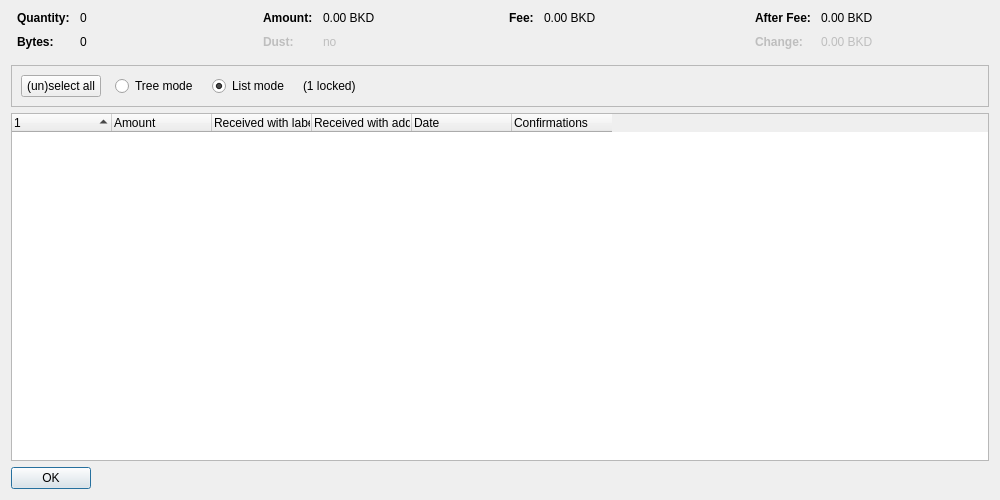
<?xml version="1.0" encoding="UTF-8"?>
<ui version="4.0">
 <class>CoinControlDialog</class>
 <widget class="QDialog" name="CoinControlDialog">
  <property name="geometry">
   <rect>
    <x>0</x>
    <y>0</y>
    <width>1000</width>
    <height>500</height>
   </rect>
  </property>
  <property name="windowTitle">
   <string>Coin Selection</string>
  </property>
  <layout class="QVBoxLayout" name="verticalLayout">
   <item>
    <layout class="QHBoxLayout" name="horizontalLayoutTop" stretch="0,0,0,0">
     <property name="topMargin">
      <number>0</number>
     </property>
     <property name="bottomMargin">
      <number>10</number>
     </property>
     <item>
      <layout class="QFormLayout" name="formLayoutCoinControl1">
       <property name="horizontalSpacing">
        <number>10</number>
       </property>
       <property name="verticalSpacing">
        <number>10</number>
       </property>
       <property name="leftMargin">
        <number>6</number>
       </property>
       <property name="rightMargin">
        <number>6</number>
       </property>
       <item row="0" column="0">
        <widget class="QLabel" name="labelCoinControlQuantityText">
         <property name="font">
          <font>
           <weight>75</weight>
           <bold>true</bold>
          </font>
         </property>
         <property name="text">
          <string>Quantity:</string>
         </property>
        </widget>
       </item>
       <item row="0" column="1">
        <widget class="QLabel" name="labelCoinControlQuantity">
         <property name="cursor">
          <cursorShape>IBeamCursor</cursorShape>
         </property>
         <property name="contextMenuPolicy">
          <enum>Qt::ActionsContextMenu</enum>
         </property>
         <property name="text">
          <string notr="true">0</string>
         </property>
         <property name="textInteractionFlags">
          <set>Qt::LinksAccessibleByMouse|Qt::TextSelectableByKeyboard|Qt::TextSelectableByMouse</set>
         </property>
        </widget>
       </item>
       <item row="1" column="0">
        <widget class="QLabel" name="labelCoinControlBytesText">
         <property name="font">
          <font>
           <weight>75</weight>
           <bold>true</bold>
          </font>
         </property>
         <property name="text">
          <string>Bytes:</string>
         </property>
        </widget>
       </item>
       <item row="1" column="1">
        <widget class="QLabel" name="labelCoinControlBytes">
         <property name="cursor">
          <cursorShape>IBeamCursor</cursorShape>
         </property>
         <property name="contextMenuPolicy">
          <enum>Qt::ActionsContextMenu</enum>
         </property>
         <property name="text">
          <string notr="true">0</string>
         </property>
         <property name="textInteractionFlags">
          <set>Qt::LinksAccessibleByMouse|Qt::TextSelectableByKeyboard|Qt::TextSelectableByMouse</set>
         </property>
        </widget>
       </item>
      </layout>
     </item>
     <item>
      <layout class="QFormLayout" name="formLayoutCoinControl2">
       <property name="horizontalSpacing">
        <number>10</number>
       </property>
       <property name="verticalSpacing">
        <number>10</number>
       </property>
       <property name="leftMargin">
        <number>6</number>
       </property>
       <property name="rightMargin">
        <number>6</number>
       </property>
       <item row="0" column="0">
        <widget class="QLabel" name="labelCoinControlAmountText">
         <property name="font">
          <font>
           <weight>75</weight>
           <bold>true</bold>
          </font>
         </property>
         <property name="text">
          <string>Amount:</string>
         </property>
        </widget>
       </item>
       <item row="0" column="1">
        <widget class="QLabel" name="labelCoinControlAmount">
         <property name="cursor">
          <cursorShape>IBeamCursor</cursorShape>
         </property>
         <property name="contextMenuPolicy">
          <enum>Qt::ActionsContextMenu</enum>
         </property>
         <property name="text">
          <string notr="true">0.00 BKD</string>
         </property>
         <property name="textInteractionFlags">
          <set>Qt::LinksAccessibleByMouse|Qt::TextSelectableByKeyboard|Qt::TextSelectableByMouse</set>
         </property>
        </widget>
       </item>
       <item row="1" column="0">
        <widget class="QLabel" name="labelCoinControlLowOutputText">
         <property name="enabled">
          <bool>false</bool>
         </property>
         <property name="font">
          <font>
           <weight>75</weight>
           <bold>true</bold>
          </font>
         </property>
         <property name="text">
          <string>Dust:</string>
         </property>
        </widget>
       </item>
       <item row="1" column="1">
        <widget class="QLabel" name="labelCoinControlLowOutput">
         <property name="enabled">
          <bool>false</bool>
         </property>
         <property name="cursor">
          <cursorShape>IBeamCursor</cursorShape>
         </property>
         <property name="contextMenuPolicy">
          <enum>Qt::ActionsContextMenu</enum>
         </property>
         <property name="text">
          <string notr="true">no</string>
         </property>
         <property name="textInteractionFlags">
          <set>Qt::LinksAccessibleByMouse|Qt::TextSelectableByKeyboard|Qt::TextSelectableByMouse</set>
         </property>
        </widget>
       </item>
      </layout>
     </item>
     <item>
      <layout class="QFormLayout" name="formLayoutCoinControl3">
       <property name="horizontalSpacing">
        <number>10</number>
       </property>
       <property name="verticalSpacing">
        <number>10</number>
       </property>
       <property name="leftMargin">
        <number>6</number>
       </property>
       <property name="rightMargin">
        <number>6</number>
       </property>
       <item row="0" column="0">
        <widget class="QLabel" name="labelCoinControlFeeText">
         <property name="font">
          <font>
           <weight>75</weight>
           <bold>true</bold>
          </font>
         </property>
         <property name="text">
          <string>Fee:</string>
         </property>
        </widget>
       </item>
       <item row="0" column="1">
        <widget class="QLabel" name="labelCoinControlFee">
         <property name="cursor">
          <cursorShape>IBeamCursor</cursorShape>
         </property>
         <property name="contextMenuPolicy">
          <enum>Qt::ActionsContextMenu</enum>
         </property>
         <property name="text">
          <string notr="true">0.00 BKD</string>
         </property>
         <property name="textInteractionFlags">
          <set>Qt::LinksAccessibleByMouse|Qt::TextSelectableByKeyboard|Qt::TextSelectableByMouse</set>
         </property>
        </widget>
       </item>
      </layout>
     </item>
     <item>
      <layout class="QFormLayout" name="formLayoutCoinControl4">
       <property name="horizontalSpacing">
        <number>10</number>
       </property>
       <property name="verticalSpacing">
        <number>10</number>
       </property>
       <property name="leftMargin">
        <number>6</number>
       </property>
       <property name="rightMargin">
        <number>6</number>
       </property>
       <item row="0" column="0">
        <widget class="QLabel" name="labelCoinControlAfterFeeText">
         <property name="font">
          <font>
           <weight>75</weight>
           <bold>true</bold>
          </font>
         </property>
         <property name="text">
          <string>After Fee:</string>
         </property>
        </widget>
       </item>
       <item row="0" column="1">
        <widget class="QLabel" name="labelCoinControlAfterFee">
         <property name="cursor">
          <cursorShape>IBeamCursor</cursorShape>
         </property>
         <property name="contextMenuPolicy">
          <enum>Qt::ActionsContextMenu</enum>
         </property>
         <property name="text">
          <string notr="true">0.00 BKD</string>
         </property>
         <property name="textInteractionFlags">
          <set>Qt::LinksAccessibleByMouse|Qt::TextSelectableByKeyboard|Qt::TextSelectableByMouse</set>
         </property>
        </widget>
       </item>
       <item row="1" column="0">
        <widget class="QLabel" name="labelCoinControlChangeText">
         <property name="enabled">
          <bool>false</bool>
         </property>
         <property name="font">
          <font>
           <weight>75</weight>
           <bold>true</bold>
          </font>
         </property>
         <property name="text">
          <string>Change:</string>
         </property>
        </widget>
       </item>
       <item row="1" column="1">
        <widget class="QLabel" name="labelCoinControlChange">
         <property name="enabled">
          <bool>false</bool>
         </property>
         <property name="cursor">
          <cursorShape>IBeamCursor</cursorShape>
         </property>
         <property name="contextMenuPolicy">
          <enum>Qt::ActionsContextMenu</enum>
         </property>
         <property name="text">
          <string notr="true">0.00 BKD</string>
         </property>
         <property name="textInteractionFlags">
          <set>Qt::LinksAccessibleByMouse|Qt::TextSelectableByKeyboard|Qt::TextSelectableByMouse</set>
         </property>
        </widget>
       </item>
      </layout>
     </item>
    </layout>
   </item>
   <item>
    <widget class="QFrame" name="frame">
     <property name="minimumSize">
      <size>
       <width>0</width>
       <height>40</height>
      </size>
     </property>
     <property name="frameShape">
      <enum>QFrame::StyledPanel</enum>
     </property>
     <property name="frameShadow">
      <enum>QFrame::Sunken</enum>
     </property>
     <layout class="QHBoxLayout" name="horizontalLayout">
      <item>
       <layout class="QHBoxLayout" name="horizontalLayoutPanel" stretch="0,0,0,0,0">
        <property name="spacing">
         <number>14</number>
        </property>
        <item>
         <widget class="QPushButton" name="pushButtonSelectAll">
          <property name="sizePolicy">
           <sizepolicy hsizetype="Maximum" vsizetype="Fixed">
            <horstretch>0</horstretch>
            <verstretch>0</verstretch>
           </sizepolicy>
          </property>
          <property name="text">
           <string>(un)select all</string>
          </property>
          <property name="autoDefault">
           <bool>false</bool>
          </property>
         </widget>
        </item>
        <item>
         <widget class="QRadioButton" name="radioTreeMode">
          <property name="sizePolicy">
           <sizepolicy hsizetype="Maximum" vsizetype="Fixed">
            <horstretch>0</horstretch>
            <verstretch>0</verstretch>
           </sizepolicy>
          </property>
          <property name="text">
           <string>Tree mode</string>
          </property>
         </widget>
        </item>
        <item>
         <widget class="QRadioButton" name="radioListMode">
          <property name="sizePolicy">
           <sizepolicy hsizetype="Maximum" vsizetype="Fixed">
            <horstretch>0</horstretch>
            <verstretch>0</verstretch>
           </sizepolicy>
          </property>
          <property name="text">
           <string>List mode</string>
          </property>
          <property name="checked">
           <bool>true</bool>
          </property>
         </widget>
        </item>
        <item>
         <widget class="QLabel" name="labelLocked">
          <property name="text">
           <string notr="true">(1 locked)</string>
          </property>
         </widget>
        </item>
        <item>
         <spacer name="horizontalSpacer">
          <property name="orientation">
           <enum>Qt::Horizontal</enum>
          </property>
          <property name="sizeHint" stdset="0">
           <size>
            <width>40</width>
            <height>20</height>
           </size>
          </property>
         </spacer>
        </item>
       </layout>
      </item>
     </layout>
    </widget>
   </item>
   <item>
    <widget class="CoinControlTreeWidget" name="treeWidget">
     <property name="contextMenuPolicy">
      <enum>Qt::CustomContextMenu</enum>
     </property>
     <property name="sortingEnabled">
      <bool>false</bool>
     </property>
     <property name="columnCount">
      <number>6</number>
     </property>
     <attribute name="headerShowSortIndicator" stdset="0">
      <bool>true</bool>
     </attribute>
     <attribute name="headerStretchLastSection">
      <bool>false</bool>
     </attribute>
     <column>
      <property name="text">
       <string/>
      </property>
     </column>
     <column>
      <property name="text">
       <string>Amount</string>
      </property>
     </column>
     <column>
      <property name="text">
       <string>Received with label</string>
      </property>
     </column>
     <column>
      <property name="text">
       <string>Received with address</string>
      </property>
     </column>
     <column>
      <property name="text">
       <string>Date</string>
      </property>
     </column>
     <column>
      <property name="text">
       <string>Confirmations</string>
      </property>
      <property name="toolTip">
       <string>Confirmed</string>
      </property>
     </column>
     <column>
      <property name="text">
       <string/>
      </property>
     </column>
     <column>
      <property name="text">
       <string/>
      </property>
     </column>
     <column>
      <property name="text">
       <string/>
      </property>
     </column>
     <column>
      <property name="text">
       <string/>
      </property>
     </column>
    </widget>
   </item>
   <item>
    <widget class="QDialogButtonBox" name="buttonBox">
     <property name="sizePolicy">
      <sizepolicy hsizetype="Maximum" vsizetype="Fixed">
       <horstretch>0</horstretch>
       <verstretch>0</verstretch>
      </sizepolicy>
     </property>
     <property name="orientation">
      <enum>Qt::Horizontal</enum>
     </property>
     <property name="standardButtons">
      <set>QDialogButtonBox::Ok</set>
     </property>
    </widget>
   </item>
  </layout>
 </widget>
 <customwidgets>
  <customwidget>
   <class>CoinControlTreeWidget</class>
   <extends>QTreeWidget</extends>
   <header>qt/coincontroltreewidget.h</header>
  </customwidget>
 </customwidgets>
 <resources/>
 <connections/>
</ui>
